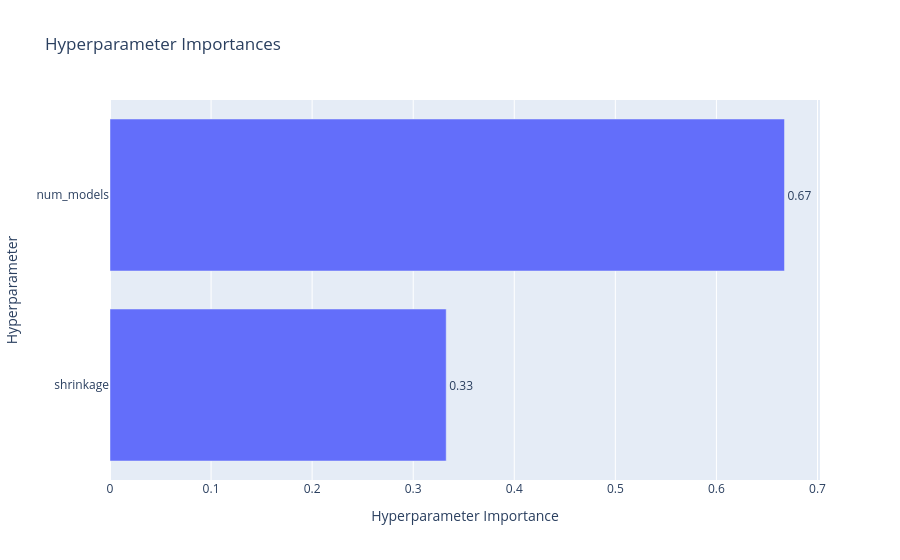

Source (notebook cell):
### Code cell
# 绘制参数重要性（看看是 num_models 重要还是 shrinkage 重要）
optuna.visualization.plot_param_importances(study)

### Figure 1 — Plotly figure (JSON) as saved in the notebook; plotly's stock layout.template omitted (floating-point values rounded to 4 significant figures)
{"data": [{"cliponaxis": false, "hovertemplate": ["shrinkage (FloatDistribution): 0.3326452771608771<extra></extra>", "num_models (IntDistribution): 0.6673547228391229<extra></extra>"], "name": "Objective Value", "orientation": "h", "text": ["0.33", "0.67"], "textposition": "outside", "type": "bar", "x": [0.3326, 0.6674], "y": ["shrinkage", "num_models"]}], "layout": {"title": {"text": "Hyperparameter Importances"}, "xaxis": {"title": {"text": "Hyperparameter Importance"}}, "yaxis": {"title": {"text": "Hyperparameter"}}}}
